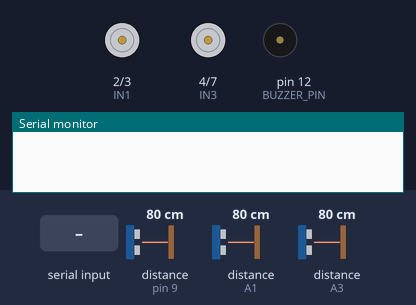
A sketch run on a simulated Arduino Uno, built with avr-gcc and run on an emulated ATmega328P. On the bench: motor-driver pin pairs drawn as motors (green arrow = first pin HIGH = forward, orange = second pin HIGH = backward, longer = more drive, scaled by the enable pin), buzzer (waves = sounding), the last lines printed to the serial monitor. Wiring (inferred from the names in the program): 3 × ultrasonic range finder: trigger pin 8, echo pin 9 / trigger A0, echo A1 / trigger A2, echo A3. Inputs (shaded band) come from the test bench; at power-on: distance to the obstacle (sensors on pin 9, A1, A3) 80 cm. The echo pulse lasts 58.3 µs per cm.

Above: at 1.2 s.
1.3 s: "forward\n" received over the second serial link
At 2.1 s:
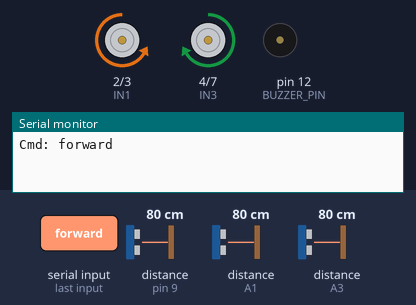
2.8 s: distance to the obstacle (sensor on pin 9) set to 23 cm
4.3 s: distance to the obstacle (sensor on pin 9) set to 19 cm
At 5.4 s:
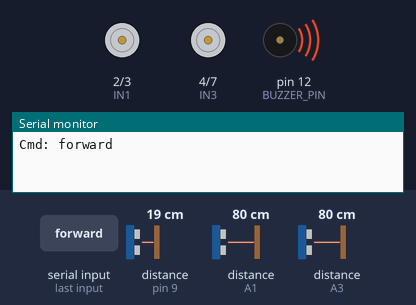
5.8 s: "back\n" received over the second serial link
At 7.0 s:
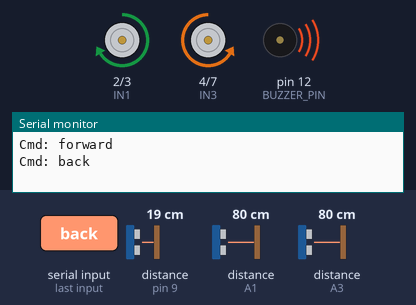
7.3 s: "left\n" received over the second serial link
At 8.4 s:
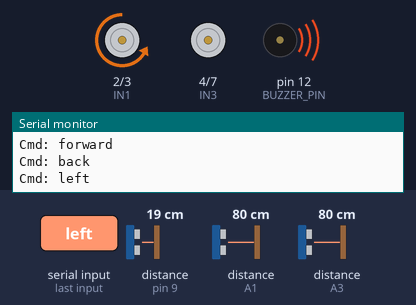
8.8 s: "right\n" received over the second serial link
At 10.0 s:
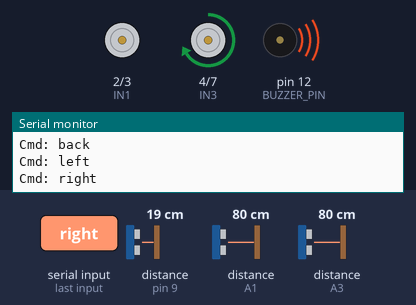
Timing chart, 0 to 11.3 s (numbered marks = the images above; inputs shaded):
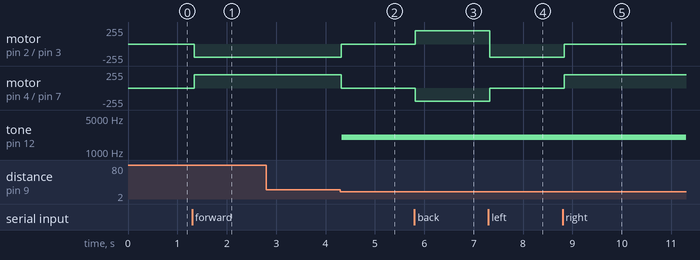

The sketch:

voice_controlled_car.ino
```cpp
#include <SoftwareSerial.h>
SoftwareSerial BT(10, 11);


const uint8_t IN1 = 2;
const uint8_t IN2 = 3;
const uint8_t IN3 = 4;
const uint8_t IN4 = 7;
const uint8_t ENA = 5;
const uint8_t ENB = 6;

const bool RIGHT_INVERT = true;
const bool LEFT_INVERT  = false;


const uint8_t TRIG_PIN = 8;
const uint8_t ECHO_PIN = 9;

const uint8_t TRIG_PIN2 = A0;
const uint8_t ECHO_PIN2 = A1;


const uint8_t TRIG_BACK = A2;
const uint8_t ECHO_BACK = A3;

const unsigned int OBSTACLE_CM = 20;

int motorSpeed = 200;
String readBuf = "";


const uint8_t BUZZER_PIN = 12;
const bool BUZZER_PASSIVE = true;
bool buzzerOn = false;


bool frontBlocked = false;
bool backBlocked  = false;

void setup() {
  Serial.begin(9600);
  BT.begin(9600);

  pinMode(IN1, OUTPUT); pinMode(IN2, OUTPUT);
  pinMode(IN3, OUTPUT); pinMode(IN4, OUTPUT);
  pinMode(ENA, OUTPUT); pinMode(ENB, OUTPUT);

  pinMode(TRIG_PIN, OUTPUT); pinMode(ECHO_PIN, INPUT);
  pinMode(TRIG_PIN2, OUTPUT); pinMode(ECHO_PIN2, INPUT);

  pinMode(TRIG_BACK, OUTPUT); pinMode(ECHO_BACK, INPUT);

  pinMode(BUZZER_PIN, OUTPUT);

  stopCar();
  analogWrite(ENA, motorSpeed);
  analogWrite(ENB, motorSpeed);
}

void loop() {
  readBluetooth();


  int frontDist = measureFront();
  int backDist  = measureOne(TRIG_BACK, ECHO_BACK);


  if (frontDist > 0 && frontDist <= OBSTACLE_CM) {
    if (!frontBlocked) {
      frontBlocked = true;
      stopCar();
      startBuzzer();
      BT.println("front_obstacle");
    }
  } else {
    if (frontBlocked) {
      frontBlocked = false;
      stopBuzzer();
      BT.println("front_clear");
    }
  }


  if (backDist > 0 && backDist <= OBSTACLE_CM) {
    if (!backBlocked) {
      backBlocked = true;
      stopCar();
      startBuzzer();
      BT.println("back_obstacle");
    }
  } else {
    if (backBlocked) {
      backBlocked = false;
      stopBuzzer();
      BT.println("back_clear");
    }
  }


  if (readBuf.length() > 0) {
    String cmd = readBuf;
    readBuf = "";
    cmd.trim(); cmd.toLowerCase();

    Serial.print("Cmd: "); Serial.println(cmd);

    if (cmd == "forward") {
      if (!frontBlocked) moveForward();
      else BT.println("blocked_front");

    } else if (cmd == "back" || cmd == "backward") {
      if (!backBlocked) moveBack();
      else BT.println("blocked_back");

    } else if (cmd == "left") {
      turnLeft();

    } else if (cmd == "right") {
      turnRight();

    } else if (cmd == "stop" || cmd == "off") {
      stopCar();

    } else if (cmd.startsWith("speed")) {
      int s = parseSpeed(cmd);
      if (s >= 0) {
        motorSpeed = constrain(s, 0, 255);
        analogWrite(ENA, motorSpeed);
        analogWrite(ENB, motorSpeed);
      }
    }
  }

  delay(20);
}


void setRight(boolean forward) {
  bool a = forward; bool b = !forward;
  if (RIGHT_INVERT) { a = !a; b = !b; }
  digitalWrite(IN1, a ? HIGH : LOW);
  digitalWrite(IN2, b ? HIGH : LOW);
}
void setLeft(boolean forward) {
  bool a = forward; bool b = !forward;
  if (LEFT_INVERT) { a = !a; b = !b; }
  digitalWrite(IN3, a ? HIGH : LOW);
  digitalWrite(IN4, b ? HIGH : LOW);
}

void moveForward() {
  setRight(true); setLeft(true);
  analogWrite(ENA, motorSpeed);
  analogWrite(ENB, motorSpeed);
  BT.println("forward");
}
void moveBack() {
  setRight(false); setLeft(false);
  analogWrite(ENA, motorSpeed);
  analogWrite(ENB, motorSpeed);
  BT.println("back");
}
void turnLeft() {
  setRight(true); setLeft(false);
  analogWrite(ENA, motorSpeed);
  analogWrite(ENB, 0);
  BT.println("left");
}
void turnRight() {
  setRight(false); setLeft(true);
  analogWrite(ENA, 0);
  analogWrite(ENB, motorSpeed);
  BT.println("right");
}
void stopCar() {
  digitalWrite(IN1, LOW); digitalWrite(IN2, LOW);
  digitalWrite(IN3, LOW); digitalWrite(IN4, LOW);
  analogWrite(ENA, 0); analogWrite(ENB, 0);
  BT.println("stopped");
}


void readBluetooth() {
  while (BT.available()) {
    char c = BT.read();
    if (c != '\n' && c != '\r') readBuf += c;
  }
}


int measureOne(uint8_t trigPin, uint8_t echoPin) {
  digitalWrite(trigPin, LOW); delayMicroseconds(2);
  digitalWrite(trigPin, HIGH); delayMicroseconds(10);
  digitalWrite(trigPin, LOW);

  unsigned long dur = pulseIn(echoPin, HIGH, 30000UL);
  if (dur == 0) return 0;

  return (dur * 0.0343 / 2.0);
}


int measureFront() {
  int d1 = measureOne(TRIG_PIN, ECHO_PIN);
  int d2 = measureOne(TRIG_PIN2, ECHO_PIN2);

  if (d1 == 0 && d2 == 0) return 0;
  if (d1 == 0) return d2;
  if (d2 == 0) return d1;
  return min(d1, d2);
}


int parseSpeed(const String &cmd) {
  int i = cmd.indexOf(' ');
  if (i < 0) return -1;
  String n = cmd.substring(i + 1);
  n.trim();
  for (unsigned int j = 0; j < n.length(); j++)
    if (!isDigit(n[j])) return -1;
  return n.toInt();
}


void startBuzzer() {
  if (buzzerOn) return;
  buzzerOn = true;
  if (BUZZER_PASSIVE) tone(BUZZER_PIN, 2000);
  else digitalWrite(BUZZER_PIN, HIGH);
}
void stopBuzzer() {
  if (!buzzerOn) return;
  buzzerOn = false;
  if (BUZZER_PASSIVE) noTone(BUZZER_PIN);
  else digitalWrite(BUZZER_PIN, LOW);
}
```

Measured:
- the behaviour switches between 22 and 21 cm on distance to the obstacle (sensor on pin 9) (found by bisection; images 1 and 2)
- after the input at 1.3 s, motor on pin 2 (IN1) / pin 3 (IN2): stopped → backward 200/255 at once; motor on pin 4 (IN3) / pin 7 (IN4): stopped → forward 200/255 at once
- after the input at 2.8 s, every drawn part: stays the same
- after the input at 4.3 s, motor on pin 2 (IN1) / pin 3 (IN2): backward 200/255 → stopped at once; motor on pin 4 (IN3) / pin 7 (IN4): forward 200/255 → stopped at once; tone on pin 12 (BUZZER_PIN): silent → 2000 Hz at once
- after the input at 5.8 s, motor on pin 2 (IN1) / pin 3 (IN2): stopped → forward 200/255 at once; motor on pin 4 (IN3) / pin 7 (IN4): stopped → backward 200/255 at once
- after the input at 7.3 s, motor on pin 2 (IN1) / pin 3 (IN2): forward 200/255 → backward 200/255 at once; motor on pin 4 (IN3) / pin 7 (IN4): backward 200/255 → stopped at once
- after the input at 8.8 s, motor on pin 2 (IN1) / pin 3 (IN2): backward 200/255 → stopped at once; motor on pin 4 (IN3) / pin 7 (IN4): stopped → forward 200/255 at once
